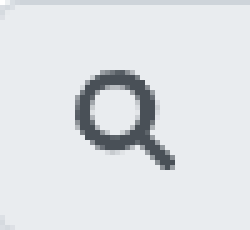
#> input picture learn-PIL/img/stop_flag.png, 50 x 46 px (shown 5 times larger)
$ python similar5.py
#> lines starting #> are read from the running program, lines starting #| are printed output that depends on the picture; long printed decimals are rounded
# -*- coding: utf-8 -*-
import cv2


# 计算单通道的直方图的相似值
def calculate(image1, image2):
    hist1 = cv2.calcHist([image1], [0], None, [256], [0.0, 255.0])
    hist2 = cv2.calcHist([image2], [0], None, [256], [0.0, 255.0])
    # 计算直方图的重合度
    degree = 0
    for i in range(len(hist1)):
        if hist1[i] != hist2[i]:
            degree = degree + (1 - abs(hist1[i] - hist2[i]) / max(hist1[i], hist2[i]))
        else:
            degree = degree + 1
    degree = degree / len(hist1)
    return degree


def main():
    n = calculate(cv2.imread('img/loading.png'), cv2.imread('img/stop_flag.png'))
#> in calculate, `hist1 = cv2.calcHist([image1], [0], None, [256], [0.0, 255.0])`: hist1 = 256 values from 0 to 0
#> in calculate, `hist2 = cv2.calcHist([image2], [0], None, [256], [0.0, 255.0])`: hist2 = 256 values, max 2050 at index 239, min 0 at index 0, mean 8.98
#> the loop in calculate, `for i in range(len(hist1)):` made 256 passes
#> degree on passes 1 to 12: 1, 2, 3, 4, 5, 6, 7, 8, 9, 10, 11, 12
#> after the loop in calculate, `for i in range(len(hist1)):`: degree = [198]
#> in calculate, `degree = degree / len(hist1)`: degree = [0.773]
#> n = [0.773]
    print('单通道的直方图算法相似度：', n)
#| 单通道的直方图算法相似度： [0.7734]

    n = calculate(cv2.imread('img/loading_1.png'), cv2.imread('img/stop_flag_1.png'))
#> n = 1
    print('单通道的直方图算法相似度：', n)
#| 单通道的直方图算法相似度： 1.0

    n = calculate(cv2.imread('img/loading_no_background.png'),
                  cv2.imread('img/stop_flag_no_background.png'))
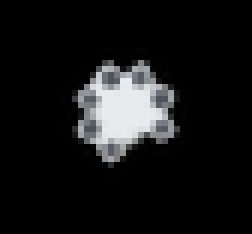
#> input picture learn-PIL/img/loading_no_background.png, 42 x 39 px (shown 6 times larger)
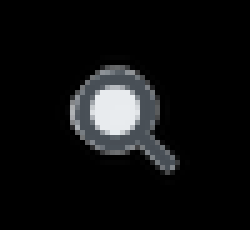
#> input picture learn-PIL/img/stop_flag_no_background.png, 50 x 46 px (shown 5 times larger)
#> n = [0.472]
    print('单通道的直方图算法相似度：', n)  # 0.47
#| 单通道的直方图算法相似度： [0.4724]

    n = calculate(cv2.imread('img/loading_no_background_1.png'),
                  cv2.imread('img/stop_flag_no_background_1.png'))
#> n = 1
    print('单通道的直方图算法相似度：', n)
#| 单通道的直方图算法相似度： 1.0


if __name__ == "__main__":
    main()
